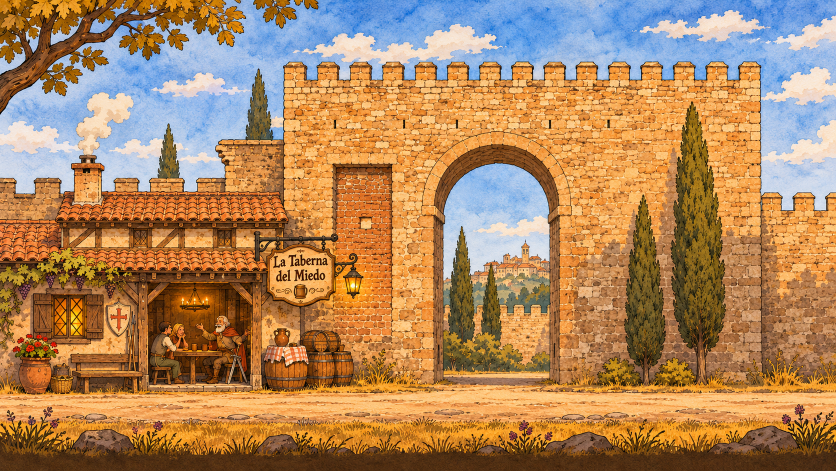
#> input picture art/escenarios/corredera/cesar/exterior_original.png, 1672 x 941 px (shown at 1/2 size)
$ python prep_taberna.py
#> lines starting #> are read from the running program, lines starting #| are printed output that depends on the picture
"""Arte de César (8 nov): exterior de La Taberna del Miedo (Corredera del Cristo) e interior de la taberna → fondos del juego.
exterior 1672×941 → 1600×900 · interior 2172×724 → 2700×900 (escena con cámara que sigue al viajero)."""
import os
from PIL import Image
D = os.path.join(os.path.dirname(os.path.abspath(__file__)), '..', '..', '..', 'art', 'escenarios', 'corredera')
ex = Image.open(os.path.join(D, 'cesar', 'exterior_original.png')).convert('RGB').resize((1600, 900), Image.LANCZOS)
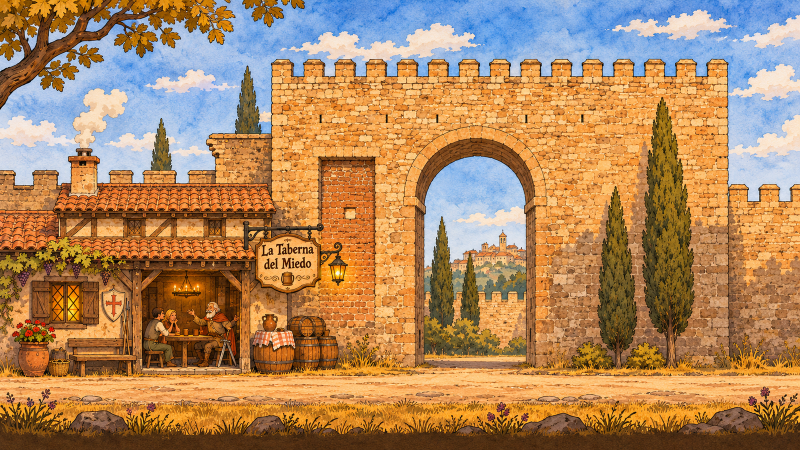
#> ex: PIL image 1600x900 RGB (shown at 1/2 size); mean R, G, B 174.5, 134.8, 95
ex.save(os.path.join(D, 'exterior.jpg'), quality=88)
it = Image.open(os.path.join(D, 'cesar', 'interior_original.png')).convert('RGB').resize((2700, 900), Image.LANCZOS)
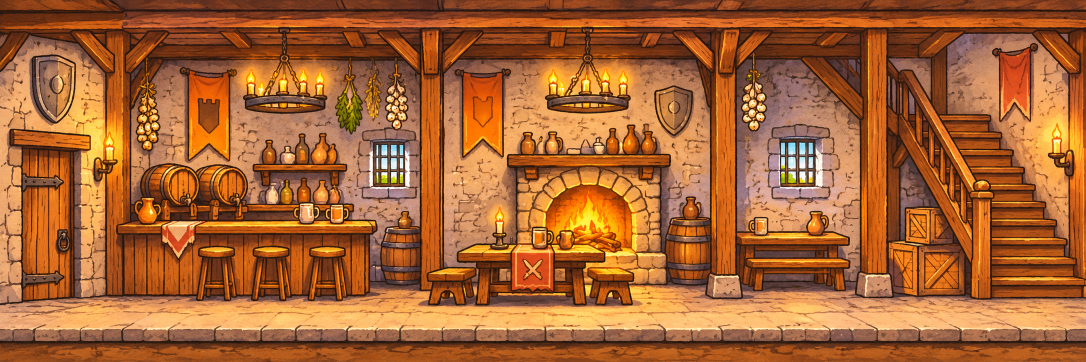
#> input picture art/escenarios/corredera/cesar/interior_original.png, 2172 x 724 px (shown at 1/2 size)
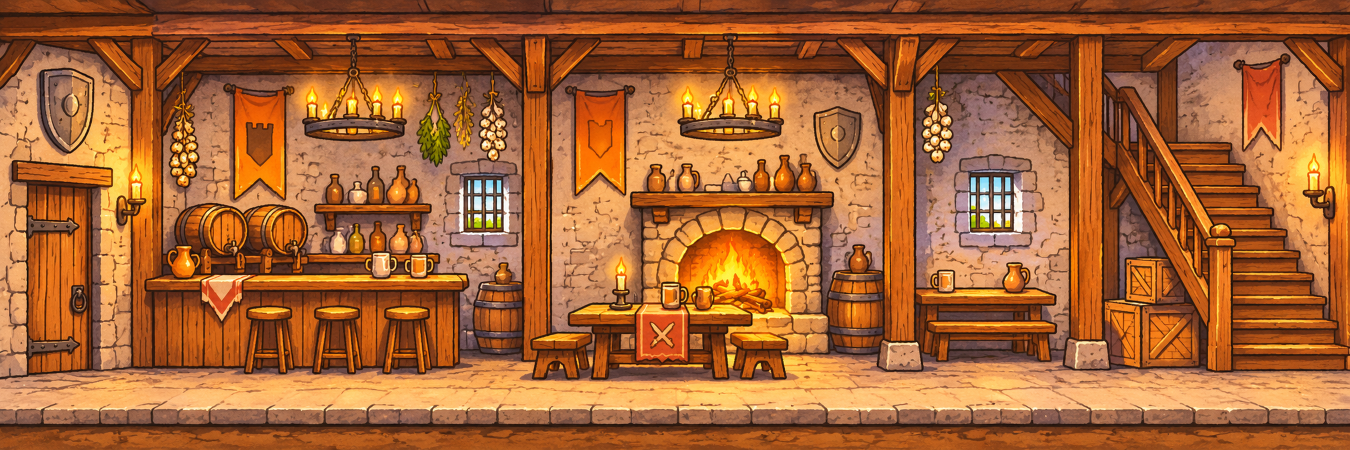
#> it: PIL image 2700x900 RGB (shown at 1/2 size); mean R, G, B 166.1, 99.2, 51.4
it.save(os.path.join(D, 'interior.webp'), quality=86, method=5)
for f in ('exterior.jpg', 'interior.webp'): print(f, os.path.getsize(os.path.join(D, f)) // 1024, 'KB')
